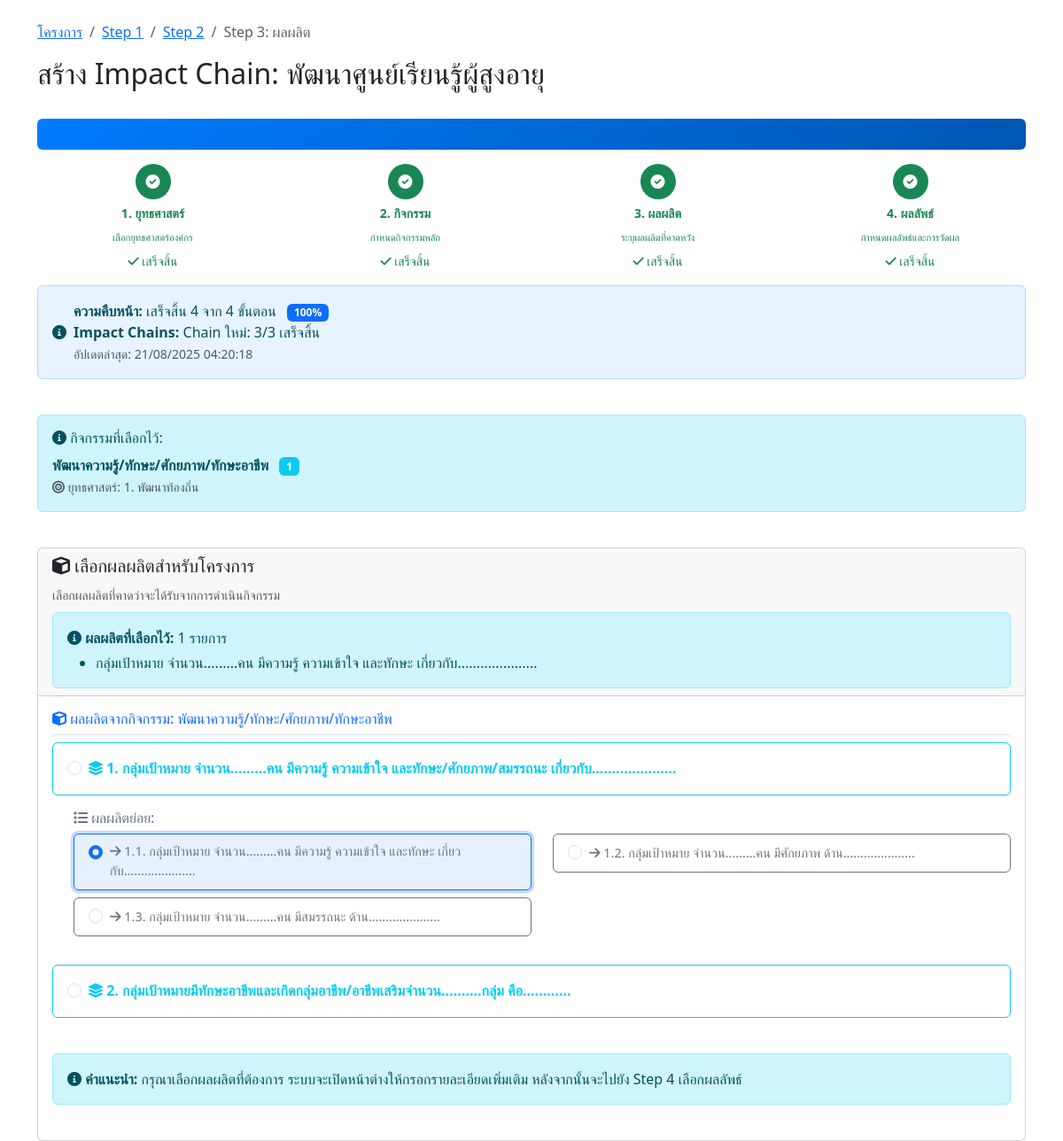
The app's page /impact-chain/step3-output.php?project_id=2 (signed in) with its own data.
### tables this page shows
CREATE TABLE `projects` (
  `id` int(11) NOT NULL,
  `project_code` varchar(50) NOT NULL COMMENT 'รหัสโครงการ',
  `name` varchar(500) NOT NULL COMMENT 'ชื่อโครงการ',
  `description` text DEFAULT NULL COMMENT 'รายละเอียดโครงการ',
  `objective` text DEFAULT NULL COMMENT 'วัตถุประสงค์โครงการ',
  `start_date` date DEFAULT NULL COMMENT 'วันที่เริ่มโครงการ',
  `end_date` date DEFAULT NULL COMMENT 'วันที่สิ้นสุดโครงการ',
  `budget` decimal(15,2) DEFAULT NULL COMMENT 'งบประมาณ',
  `organization` varchar(300) DEFAULT NULL COMMENT 'หน่วยงาน/องค์กร',
  `project_manager` varchar(200) DEFAULT NULL COMMENT 'ผู้จัดการโครงการ',
  `status` enum('incompleted','completed') DEFAULT 'incompleted' COMMENT 'สถานะโครงการ',
  `created_by` varchar(100) DEFAULT NULL COMMENT 'ผู้สร้าง',
  `created_at` timestamp NOT NULL DEFAULT current_timestamp(),
  `updated_at` timestamp NOT NULL DEFAULT current_timestamp() ON UPDATE current_timestamp(),
  `impact_chain_status` longtext DEFAULT NULL CHECK (json_valid(`impact_chain_status`)),
  `total_impact_chains` int(11) DEFAULT 0 COMMENT 'จำนวน Impact Chain ทั้งหมด',
  `current_chain_id` int(11) DEFAULT NULL COMMENT 'Impact Chain ที่กำลังทำอยู่'
);

CREATE TABLE `project_activities` (
  `id` int(11) NOT NULL,
  `project_id` int(11) NOT NULL COMMENT 'รหัสโครงการ',
  `activity_id` int(11) NOT NULL COMMENT 'รหัสกิจกรรม',
  `created_by` varchar(100) DEFAULT NULL COMMENT 'ผู้สร้าง',
  `created_at` timestamp NOT NULL DEFAULT current_timestamp(),
  `updated_at` timestamp NOT NULL DEFAULT current_timestamp() ON UPDATE current_timestamp()
);

CREATE TABLE `activities` (
  `activity_id` int(11) NOT NULL,
  `strategy_id` int(11) NOT NULL,
  `activity_code` varchar(20) NOT NULL,
  `activity_name` varchar(500) NOT NULL,
  `activity_description` text DEFAULT NULL
);

CREATE TABLE `strategies` (
  `strategy_id` int(11) NOT NULL,
  `strategy_code` varchar(50) NOT NULL,
  `strategy_name` varchar(255) NOT NULL,
  `description` text DEFAULT NULL,
  `created_at` timestamp NOT NULL DEFAULT current_timestamp()
);

CREATE TABLE `project_outputs` (
  `id` int(11) NOT NULL,
  `project_id` int(11) NOT NULL COMMENT 'รหัสโครงการ',
  `output_id` int(11) NOT NULL COMMENT 'รหัสผลผลิต',
  `output_details` text NOT NULL COMMENT 'รายละเอียดเพิ่มเติมของผลผลิต',
  `created_by` varchar(100) DEFAULT NULL COMMENT 'ผู้สร้าง',
  `created_at` timestamp NOT NULL DEFAULT current_timestamp(),
  `updated_at` timestamp NOT NULL DEFAULT current_timestamp() ON UPDATE current_timestamp()
);

CREATE TABLE `outputs` (
  `output_id` int(11) NOT NULL,
  `activity_id` int(11) NOT NULL,
  `output_sequence` varchar(10) DEFAULT NULL,
  `output_description` text NOT NULL,
  `target_details` text DEFAULT NULL
);

### impact-chain/step3-output.php (the view, shortened to what this page needs)
<?php
require_once '../config.php';
require_once '../includes/progress_bar.php';
$project_id = isset($_GET['project_id']) ? (int)$_GET['project_id'] : 0;
$chain_id = isset($_GET['chain_id']) ? (int)$_GET['chain_id'] : 0;
$user_id = $_SESSION['user_id'];
$check_query = "SELECT * FROM projects WHERE id = ? AND created_by = ?";
$check_stmt = mysqli_prepare($conn, $check_query);
mysqli_stmt_bind_param($check_stmt, 'is', $project_id, $user_id);
mysqli_stmt_execute($check_stmt);
$project_result = mysqli_stmt_get_result($check_stmt);
$project = mysqli_fetch_assoc($project_result);
$selected_activity = null;
if ($chain_id > 0) {
    $activity_query = "SELECT ic.activity_id, a.activity_name, a.activity_code, a.activity_description, s.strategy_id, s.strategy_name
                       FROM impact_chains ic
                       JOIN activities a ON ic.activity_id = a.activity_id
                       JOIN strategies s ON a.strategy_id = s.strategy_id
                       WHERE ic.id = ?";
    $activity_stmt = mysqli_prepare($conn, $activity_query);
    mysqli_stmt_bind_param($activity_stmt, 'i', $chain_id);
} else {
    $activity_query = "SELECT pa.activity_id, a.activity_name, a.activity_code, a.activity_description, s.strategy_id, s.strategy_name
                       FROM project_activities pa
                       JOIN activities a ON pa.activity_id = a.activity_id
                       JOIN strategies s ON a.strategy_id = s.strategy_id
                       WHERE pa.project_id = ?";
    $activity_stmt = mysqli_prepare($conn, $activity_query);
    mysqli_stmt_bind_param($activity_stmt, 'i', $project_id);
}
mysqli_stmt_execute($activity_stmt);
$activity_result = mysqli_stmt_get_result($activity_stmt);
if (mysqli_num_rows($activity_result) > 0) {
    $selected_activity = mysqli_fetch_assoc($activity_result);
}
$activity_id = $selected_activity['activity_id'];
$outputs_query = "SELECT o.*, a.activity_name, s.strategy_name
                  FROM outputs o
                  JOIN activities a ON o.activity_id = a.activity_id
                  JOIN strategies s ON a.strategy_id = s.strategy_id
                  WHERE o.activity_id = ?
                  ORDER BY o.output_sequence ASC, o.output_id ASC";
$outputs_stmt = mysqli_prepare($conn, $outputs_query);
mysqli_stmt_bind_param($outputs_stmt, 's', $activity_id);
mysqli_stmt_execute($outputs_stmt);
$outputs_result = mysqli_stmt_get_result($outputs_stmt);
$outputs = mysqli_fetch_all($outputs_result, MYSQLI_ASSOC);
$selected_outputs = [];
$selected_output_ids = [];
$selected_output_query = "SELECT po.output_id, o.output_description
                         FROM project_outputs po
                         JOIN outputs o ON po.output_id = o.output_id
                         WHERE po.project_id = ?";
$selected_output_stmt = mysqli_prepare($conn, $selected_output_query);
mysqli_stmt_bind_param($selected_output_stmt, 'i', $project_id);
mysqli_stmt_execute($selected_output_stmt);
$selected_output_result = mysqli_stmt_get_result($selected_output_stmt);
while ($output = mysqli_fetch_assoc($selected_output_result)) {
    $selected_outputs[] = $output;
    $selected_output_ids[] = $output['output_id'];
}
$grouped_outputs = [];
foreach ($outputs as $output) {
    $sequence = $output['output_sequence'];
    if (strpos($sequence, '.') === false) {
        $grouped_outputs[$sequence]['main'] = $output;
    } else {
        $main_sequence = explode('.', $sequence)[0];
        $grouped_outputs[$main_sequence]['sub'][] = $output;
    }
}
ksort($grouped_outputs);
?>
<!DOCTYPE html>
<html lang="th">
<head>
    <link href="https://cdn.jsdelivr.net/npm/bootstrap@5.3.0/dist/css/bootstrap.min.css" rel="stylesheet">
    <link href="https://cdnjs.cloudflare.com/ajax/libs/font-awesome/6.0.0/css/all.min.css" rel="stylesheet">
</head>
<body>
    <div class="container mt-4">
        <div class="row mb-4">
            <div class="col-12">
                <nav aria-label="breadcrumb">
                    <ol class="breadcrumb">
                        <li class="breadcrumb-item"><a href="../project-list.php">โครงการ</a></li>
                        <li class="breadcrumb-item"><a href="step1-strategy.php?project_id=<?php echo $project_id; ?>">Step 1</a></li>
                        <li class="breadcrumb-item"><a href="step2-activity.php?project_id=<?php echo $project_id; ?><?php echo ($chain_id > 0 ? '&new_chain=1' : ''); ?>">Step 2</a></li>
                        <li class="breadcrumb-item active">Step 3: ผลผลิต</li>
                    </ol>
                </nav>
                <h2>สร้าง Impact Chain: <?php echo htmlspecialchars($project['name']); ?></h2>
            </div>
        </div>
        <div class="row mb-4">
            <div class="col-12">
                <div class="alert alert-info">
                    <h6><i class="fas fa-info-circle"></i> กิจกรรมที่เลือกไว้:</h6>
                    <div class="mb-0">
                        <strong><?php echo htmlspecialchars($selected_activity['activity_name']); ?></strong>
                        <span class="badge bg-info ms-2"><?php echo htmlspecialchars($selected_activity['activity_code']); ?></span>
                        <br>
                        <small class="text-muted">
                            <i class="fas fa-bullseye"></i> ยุทธศาสตร์: <?php echo $selected_activity['strategy_id']; ?>. <?php echo htmlspecialchars($selected_activity['strategy_name']); ?>
                        </small>
                    </div>
                </div>
            </div>
        </div>
        <div class="row">
            <div class="col-12">
                <div class="card">
                    <div class="card-header">
                        <h5><i class="fas fa-cube"></i> เลือกผลผลิตสำหรับโครงการ</h5>
                        <small class="text-muted">เลือกผลผลิตที่คาดว่าจะได้รับจากการดำเนินกิจกรรม</small>
                        <?php if (!empty($selected_outputs)): ?>
                            <div class="mt-2">
                                <div class="alert alert-info mb-0">
                                    <i class="fas fa-info-circle"></i>
                                    <strong>ผลผลิตที่เลือกไว้:</strong> <?php echo count($selected_outputs); ?> รายการ
                                    <ul class="mb-0 mt-1">
                                        <?php foreach ($selected_outputs as $output): ?>
                                            <li><?php echo htmlspecialchars($output['output_description']); ?></li>
                                        <?php endforeach; ?>
                                    </ul>
                                </div>
                            </div>
                        <?php endif; ?>
                    </div>
                    <div class="card-body">
                        <?php if (empty($outputs)): ?>
                            <div class="alert alert-warning">
                                <i class="fas fa-exclamation-triangle"></i> ไม่พบข้อมูลผลผลิตที่เกี่ยวข้องกับกิจกรรมที่เลือก
                            </div>
                            <div class="d-flex justify-content-between">
                                <a href="step2-activity.php?project_id=<?php echo $project_id; ?><?php echo ($chain_id > 0 ? '&new_chain=1' : ''); ?>" class="btn btn-outline-secondary">
                                    <i class="fas fa-arrow-left"></i> ย้อนกลับ
                                </a>
                            </div>
                        <?php else: ?>
                            <div class="mb-4">
                                <h6 class="text-primary border-bottom pb-2">
                                    <i class="fas fa-cube"></i> ผลผลิตจากกิจกรรม: <?php echo htmlspecialchars($selected_activity['activity_name']); ?>
                                </h6>
                                <?php
                                foreach ($grouped_outputs as $main_sequence => $group):
                                ?>
                                    <?php if (isset($group['main'])): ?>
                                        <div class="mb-4">
                                            <div class="row">
                                                <div class="col-12 mb-3">
                                                    <div class="card border-info output-card <?php echo in_array($group['main']['output_id'], $selected_output_ids) ? 'border-primary selected' : ''; ?>">
                                                        <div class="card-body">
                                                            <div class="form-check">
                                                                <input class="form-check-input" type="radio"
                                                                    name="selected_output" value="<?php echo $group['main']['output_id']; ?>"
                                                                    id="output_<?php echo $group['main']['output_id']; ?>"
                                                                    data-output-description="<?php echo htmlspecialchars($group['main']['output_description']); ?>"
                                                                    <?php echo in_array($group['main']['output_id'], $selected_output_ids) ? 'checked' : ''; ?>>
                                                                <label class="form-check-label fw-bold text-info" for="output_<?php echo $group['main']['output_id']; ?>">
                                                                    <i class="fas fa-layer-group"></i> <?php echo $group['main']['output_sequence']; ?>. <?php echo htmlspecialchars($group['main']['output_description']); ?>
                                                                </label>
                                                            </div>
                                                        </div>
                                                    </div>
                                                </div>
                                            </div>
                                            <?php if (isset($group['sub']) && !empty($group['sub'])): ?>
                                                <div class="ms-4">
                                                    <h6 class="text-secondary mb-2">
                                                        <i class="fas fa-list"></i> ผลผลิตย่อย:
                                                    </h6>
                                                    <div class="row">
                                                        <?php foreach ($group['sub'] as $sub_output): ?>
                                                            <div class="col-md-6 mb-2">
                                                                <div class="card border-secondary output-card <?php echo in_array($sub_output['output_id'], $selected_output_ids) ? 'border-primary selected' : ''; ?>">
                                                                    <div class="card-body py-2">
                                                                        <div class="form-check">
                                                                            <input class="form-check-input" type="radio"
                                                                                name="selected_output" value="<?php echo $sub_output['output_id']; ?>"
                                                                                id="output_<?php echo $sub_output['output_id']; ?>"
                                                                                data-output-description="<?php echo htmlspecialchars($sub_output['output_description']); ?>"
                                                                                <?php echo in_array($sub_output['output_id'], $selected_output_ids) ? 'checked' : ''; ?>>
                                                                            <label class="form-check-label text-secondary" for="output_<?php echo $sub_output['output_id']; ?>" style="font-size: 0.9rem;">
                                                                                <i class="fas fa-arrow-right"></i> <?php echo $sub_output['output_sequence']; ?>. <?php echo htmlspecialchars($sub_output['output_description']); ?>
                                                                            </label>
                                                                        </div>
                                                                    </div>
                                                                </div>
                                                            </div>
                                                        <?php endforeach; ?>
                                                    </div>
                                                </div>
                                            <?php endif; ?>
                                        </div>
                                    <?php endif; ?>
                                <?php endforeach; ?>
                                <div class="alert alert-info mt-4">
                                    <i class="fas fa-info-circle"></i>
                                    <strong>คำแนะนำ:</strong> กรุณาเลือกผลผลิตที่ต้องการ ระบบจะเปิดหน้าต่างให้กรอกรายละเอียดเพิ่มเติม หลังจากนั้นจะไปยัง Step 4 เลือกผลลัพธ์
                                </div>
                            </div>
                        <?php endif; ?>
                    </div>
                </div>
            </div>
        </div>
    </div>
</body>
</html>

### impact-chain/step3-output.php (style rules this page uses)
.card-body.py-2 { padding-top: 0.5rem !important; padding-bottom: 0.5rem !important; }
.output-card { cursor: pointer; transition: all 0.3s ease; }
.output-card.selected { border-color: #0d6efd !important; background-color: rgba(13, 110, 253, 0.1); box-shadow: 0 0 0 0.2rem rgba(13, 110, 253, 0.25); }

### records on screen
projects: name "พัฒนาศูนย์เรียนรู้ผู้สูงอายุ"
project_activities: activity.activity_name "พัฒนาความรู้/ทักษะ/ศักยภาพ/ทักษะอาชีพ", activity.activity_code "1", strategies.strategy_id "1", strategies.strategy_name "พัฒนาท้องถิ่น"
project_outputs: output.output_description "กลุ่มเป้าหมาย จำนวน.........คน มีความรู้ ความเข้าใจ และทักษะ เกี่ยวกับ....................."
outputs: output_id "☐ 1. กลุ่มเป้าหมาย จำนวน........", output_sequence "1", output_description "กลุ่มเป้าหมาย จำนวน.........คน มีความรู้ ความเข้าใจ และทักษะ/ศักยภาพ/สมรรถนะ เกี่ยวกับ....................."
outputs: output_id "☑ 1.1. กลุ่มเป้าหมาย จำนวน......", output_sequence "1.1", output_description "กลุ่มเป้าหมาย จำนวน.........คน มีความรู้ ความเข้าใจ และทักษะ เกี่ยวกับ....................."
outputs: output_id "☐ 1.2. กลุ่มเป้าหมาย จำนวน......", output_sequence "1.2", output_description "กลุ่มเป้าหมาย จำนวน.........คน มีศักยภาพ ด้าน....................."
outputs: output_id "☐ 1.3. กลุ่มเป้าหมาย จำนวน......", output_sequence "1.3", output_description "กลุ่มเป้าหมาย จำนวน.........คน มีสมรรถนะ ด้าน....................."
outputs: output_id "☐ 2. กลุ่มเป้าหมายมีทักษะอาชีพแล", output_sequence "2", output_description "กลุ่มเป้าหมายมีทักษะอาชีพและเกิดกลุ่มอาชีพ/อาชีพเสริมจำนวน……....กลุ่ม คือ............"

### other values on screen
$steps[$i]['name'] "ยุทธศาสตร์"
$steps[$i]['description'] "เลือกยุทธศาสตร์องค์กร"
$steps[$i]['name'] "กิจกรรม"
$steps[$i]['description'] "กำหนดกิจกรรมหลัก"
$steps[$i]['name'] "ผลผลิต"
$steps[$i]['description'] "ระบุผลผลิตที่คาดหวัง"
$steps[$i]['name'] "ผลลัพธ์"
$steps[$i]['description'] "กำหนดผลลัพธ์และการวัดผล"
$completed_count "4"
$progress_percentage "100"
$multi_status['multiple_chains']['completed_chains'] "3"
$multi_status['multiple_chains']['total_chains'] "3"
date('d/m/Y H:i:s', strtotime($status['last_updated'])) "21/08/2025 04:20:18"
count($selected_outputs) "1"
